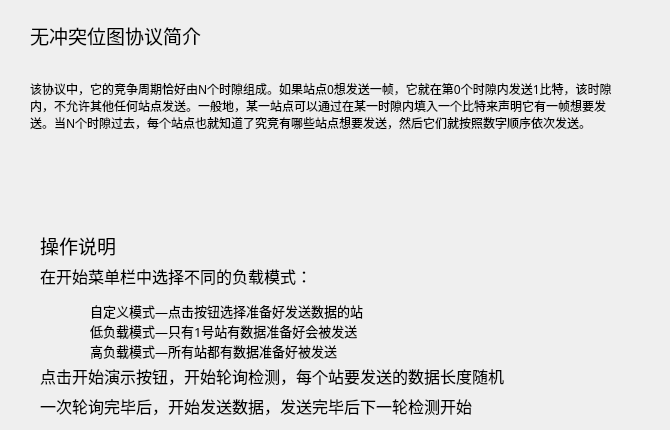
<?xml version="1.0" encoding="UTF-8"?>
<ui version="4.0">
 <class>help_window</class>
 <widget class="QDialog" name="help_window">
  <property name="geometry">
   <rect>
    <x>0</x>
    <y>0</y>
    <width>670</width>
    <height>430</height>
   </rect>
  </property>
  <property name="windowTitle">
   <string>Dialog</string>
  </property>
  <widget class="QLabel" name="label">
   <property name="geometry">
    <rect>
     <x>30</x>
     <y>20</y>
     <width>211</width>
     <height>31</height>
    </rect>
   </property>
   <property name="font">
    <font>
     <family>宋体</family>
     <pointsize>14</pointsize>
    </font>
   </property>
   <property name="text">
    <string>无冲突位图协议简介</string>
   </property>
  </widget>
  <widget class="QLabel" name="label_2">
   <property name="geometry">
    <rect>
     <x>40</x>
     <y>230</y>
     <width>211</width>
     <height>31</height>
    </rect>
   </property>
   <property name="font">
    <font>
     <family>宋体</family>
     <pointsize>14</pointsize>
    </font>
   </property>
   <property name="text">
    <string>操作说明</string>
   </property>
  </widget>
  <widget class="QLabel" name="label_3">
   <property name="geometry">
    <rect>
     <x>40</x>
     <y>260</y>
     <width>611</width>
     <height>31</height>
    </rect>
   </property>
   <property name="font">
    <font>
     <family>Adobe Devanagari</family>
     <pointsize>12</pointsize>
    </font>
   </property>
   <property name="text">
    <string>在开始菜单栏中选择不同的负载模式：</string>
   </property>
  </widget>
  <widget class="QLabel" name="label_4">
   <property name="geometry">
    <rect>
     <x>90</x>
     <y>300</y>
     <width>441</width>
     <height>21</height>
    </rect>
   </property>
   <property name="font">
    <font>
     <family>Adobe Devanagari</family>
     <pointsize>10</pointsize>
    </font>
   </property>
   <property name="text">
    <string>自定义模式—点击按钮选择准备好发送数据的站</string>
   </property>
  </widget>
  <widget class="QLabel" name="label_5">
   <property name="geometry">
    <rect>
     <x>90</x>
     <y>320</y>
     <width>441</width>
     <height>21</height>
    </rect>
   </property>
   <property name="font">
    <font>
     <family>Adobe Devanagari</family>
     <pointsize>10</pointsize>
    </font>
   </property>
   <property name="text">
    <string>低负载模式—只有1号站有数据准备好会被发送</string>
   </property>
  </widget>
  <widget class="QLabel" name="label_6">
   <property name="geometry">
    <rect>
     <x>90</x>
     <y>340</y>
     <width>441</width>
     <height>21</height>
    </rect>
   </property>
   <property name="font">
    <font>
     <family>Adobe Devanagari</family>
     <pointsize>10</pointsize>
    </font>
   </property>
   <property name="text">
    <string>高负载模式—所有站都有数据准备好被发送</string>
   </property>
  </widget>
  <widget class="QLabel" name="label_7">
   <property name="geometry">
    <rect>
     <x>40</x>
     <y>360</y>
     <width>601</width>
     <height>31</height>
    </rect>
   </property>
   <property name="font">
    <font>
     <family>Adobe Devanagari</family>
     <pointsize>12</pointsize>
    </font>
   </property>
   <property name="text">
    <string>点击开始演示按钮，开始轮询检测，每个站要发送的数据长度随机</string>
   </property>
  </widget>
  <widget class="QLabel" name="label_8">
   <property name="geometry">
    <rect>
     <x>40</x>
     <y>390</y>
     <width>601</width>
     <height>31</height>
    </rect>
   </property>
   <property name="font">
    <font>
     <family>Adobe Devanagari</family>
     <pointsize>12</pointsize>
    </font>
   </property>
   <property name="text">
    <string>一次轮询完毕后，开始发送数据，发送完毕后下一轮检测开始</string>
   </property>
  </widget>
  <widget class="QLabel" name="label_9">
   <property name="geometry">
    <rect>
     <x>30</x>
     <y>50</y>
     <width>591</width>
     <height>111</height>
    </rect>
   </property>
   <property name="font">
    <font>
     <family>Adobe Devanagari</family>
     <pointsize>9</pointsize>
    </font>
   </property>
   <property name="text">
    <string>该协议中，它的竞争周期恰好由N个时隙组成。如果站点0想发送一帧，它就在第0个时隙内发送1比特，该时隙内，不允许其他任何站点发送。一般地，某一站点可以通过在某一时隙内填入一个比特来声明它有一帧想要发送。当N个时隙过去，每个站点也就知道了究竞有哪些站点想要发送，然后它们就按照数字顺序依次发送。</string>
   </property>
   <property name="wordWrap">
    <bool>true</bool>
   </property>
  </widget>
  <widget class="QLabel" name="label_10">
   <property name="geometry">
    <rect>
     <x>120</x>
     <y>150</y>
     <width>441</width>
     <height>101</height>
    </rect>
   </property>
   <property name="styleSheet">
    <string notr="true">image: url(:/Image/help.png);</string>
   </property>
   <property name="text">
    <string/>
   </property>
  </widget>
 </widget>
 <resources/>
 <connections/>
</ui>
